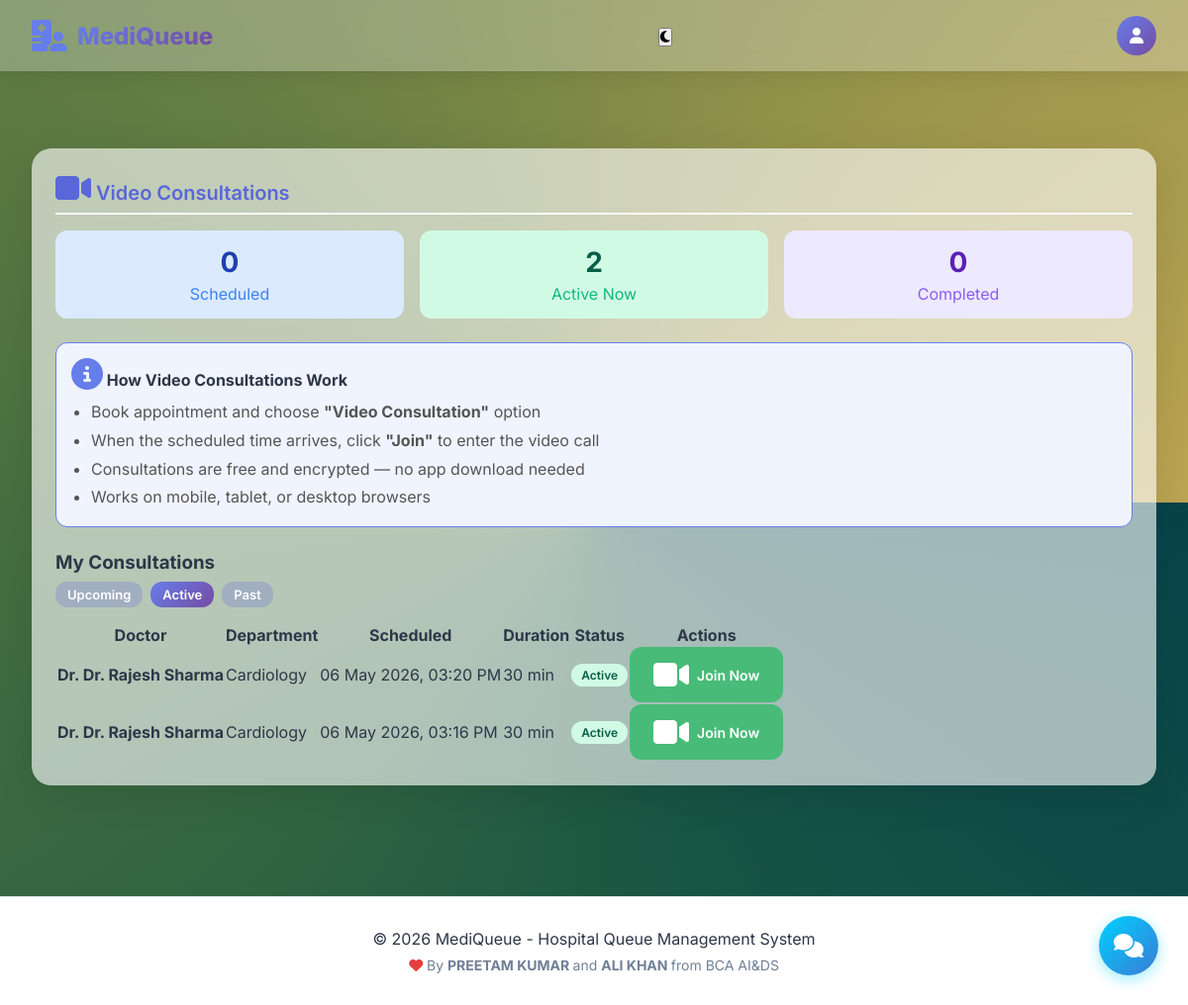
Page /patient/consultations.php?filter=active (signed in) on the committed database.
### tables this page shows
CREATE TABLE `consultations` (
  `consultation_id` int(11) NOT NULL,
  `appointment_id` int(11) NOT NULL,
  `patient_id` int(11) NOT NULL,
  `doctor_id` int(11) NOT NULL,
  `room_name` varchar(100) NOT NULL,
  `scheduled_at` datetime NOT NULL,
  `duration_minutes` int(11) DEFAULT 30,
  `status` enum('scheduled','active','completed','cancelled','missed') DEFAULT 'scheduled',
  `started_at` datetime DEFAULT NULL,
  `ended_at` datetime DEFAULT NULL,
  `notes` text DEFAULT NULL,
  `prescription_given` tinyint(1) DEFAULT 0,
  `created_at` timestamp NOT NULL DEFAULT current_timestamp()
);

CREATE TABLE `doctors` (
  `doctor_id` int(11) NOT NULL,
  `user_id` int(11) DEFAULT NULL,
  `full_name` varchar(100) NOT NULL,
  `department_id` int(11) NOT NULL,
  `specialization` varchar(100) DEFAULT NULL,
  `consultation_time` int(11) DEFAULT 10,
  `is_available` tinyint(1) DEFAULT 1,
  `created_at` timestamp NOT NULL DEFAULT current_timestamp()
);

CREATE TABLE `departments` (
  `department_id` int(11) NOT NULL,
  `department_name` varchar(100) NOT NULL,
  `created_at` timestamp NOT NULL DEFAULT current_timestamp()
);

### patient/consultations.php (the view, shortened to what this page needs)
<?php
require_once '../config/db.php';
$user_id = $_SESSION['user_id'];
$stmt = $pdo->prepare("SELECT patient_id, full_name FROM patients WHERE user_id = ? ORDER BY full_name");
$stmt->execute([$user_id]);
$my_patients = $stmt->fetchAll();
$patient_ids = array_column($my_patients, 'patient_id');
$filter = isset($_GET['filter']) ? $_GET['filter'] : 'upcoming';
if (empty($patient_ids)) {
    $consultations = [];
} else {
    $placeholders = implode(',', array_fill(0, count($patient_ids), '?'));
    if ($filter == 'upcoming') {
        $stmt = $pdo->prepare("
            SELECT c.*, d.full_name as doctor_name, dep.department_name
            FROM consultations c
            JOIN doctors d ON c.doctor_id = d.doctor_id
            LEFT JOIN departments dep ON d.department_id = dep.department_id
            WHERE c.patient_id IN ($placeholders) AND c.status = 'scheduled'
            ORDER BY c.scheduled_at ASC
        ");
        $stmt->execute($patient_ids);
        $consultations = $stmt->fetchAll();
    } elseif ($filter == 'active') {
        $stmt = $pdo->prepare("
            SELECT c.*, d.full_name as doctor_name, dep.department_name
            FROM consultations c
            JOIN doctors d ON c.doctor_id = d.doctor_id
            LEFT JOIN departments dep ON d.department_id = dep.department_id
            WHERE c.patient_id IN ($placeholders) AND c.status = 'active'
            ORDER BY c.started_at DESC
        ");
        $stmt->execute($patient_ids);
        $consultations = $stmt->fetchAll();
    }
}
$stats = [];
if (!empty($patient_ids)) {
    $placeholders = implode(',', array_fill(0, count($patient_ids), '?'));
    $stmt = $pdo->prepare("SELECT
        COUNT(CASE WHEN status='scheduled' THEN 1 END) as scheduled,
        COUNT(CASE WHEN status='active' THEN 1 END) as active,
        COUNT(CASE WHEN status='completed' THEN 1 END) as completed
        FROM consultations WHERE patient_id IN ($placeholders)");
    $stmt->execute($patient_ids);
    $stats = $stmt->fetch();
}
?>
<?php include '../includes/header.php'; ?>
<div class="box" style="margin-top: 70px;">
    <div class="box-header">
        <h2 class="box-title"><i class="fas fa-video"></i> Video Consultations</h2>
    </div>
    <div class="grid" style="grid-template-columns: repeat(3, 1fr); gap: 1rem; margin-bottom: 1.5rem;">
        <div style="background:#dbeafe;padding:15px;border-radius:12px;text-align:center;">
            <h3 style="color:#1e40af;margin:0;font-size:28px;"><?php echo $stats['scheduled'] ?? 0; ?></h3>
            <p style="margin:5px 0 0;color:#3b82f6;">Scheduled</p>
        </div>
        <div style="background:#d1fae5;padding:15px;border-radius:12px;text-align:center;">
            <h3 style="color:#065f46;margin:0;font-size:28px;"><?php echo $stats['active'] ?? 0; ?></h3>
            <p style="margin:5px 0 0;color:#10b981;">Active Now</p>
        </div>
        <div style="background:#ede9fe;padding:15px;border-radius:12px;text-align:center;">
            <h3 style="color:#5b21b6;margin:0;font-size:28px;"><?php echo $stats['completed'] ?? 0; ?></h3>
            <p style="margin:5px 0 0;color:#8b5cf6;">Completed</p>
        </div>
    </div>
    <div class="info-box" style="margin-bottom:1.5rem;background:#f0f4ff;border:1px solid #667eea;border-radius:12px;padding:15px;">
        <h4><i class="fas fa-info-circle" style="color:#667eea;"></i> How Video Consultations Work</h4>
        <ul style="margin-top:8px;padding-left:20px;color:#555;line-height:1.8;">
            <li>Book appointment and choose <strong>"Video Consultation"</strong> option</li>
            <li>When the scheduled time arrives, click <strong>"Join"</strong> to enter the video call</li>
            <li>Consultations are free and encrypted — no app download needed</li>
            <li>Works on mobile, tablet, or desktop browsers</li>
        </ul>
    </div>
    <h3 style="margin-bottom:0.5rem;">My Consultations</h3>
    <div style="margin-bottom:1rem;display:flex;gap:0.5rem;">
        <?php foreach (['upcoming','active','past'] as $f): ?>
        <a href="?filter=<?php echo $f; ?>" class="btn <?php echo $filter==$f?'btn-primary':'btn-secondary'; ?>" style="font-size:13px;padding:5px 12px;"><?php echo ucfirst($f); ?></a>
        <?php endforeach; ?>
    </div>
    <div class="table-container">
        <table>
            <thead>
                <tr><th>Doctor</th><th>Department</th><th>Scheduled</th><th>Duration</th><th>Status</th><th>Actions</th></tr>
            </thead>
            <tbody>
                <?php foreach ($consultations as $c):
                    $colors = ['scheduled'=>'info','active'=>'success','completed'=>'secondary','cancelled'=>'danger','missed'=>'warning'];
                    $can_join = ($c['status'] == 'active') || ($c['status'] == 'scheduled' && strtotime($c['scheduled_at']) <= time() + 300);
                ?>
                <tr>
                    <td><strong>Dr. <?php echo htmlspecialchars($c['doctor_name']); ?></strong></td>
                    <td><?php echo htmlspecialchars($c['department_name']); ?></td>
                    <td><?php echo date('d M Y, h:i A', strtotime($c['scheduled_at'])); ?></td>
                    <td><?php echo $c['duration_minutes']; ?> min</td>
                    <td><span class="badge badge-<?php echo $colors[$c['status']] ?? 'secondary'; ?>"><?php echo ucfirst($c['status']); ?></span></td>
                    <td>
                        <?php if ($can_join): ?>
                        <a href="consultation_room.php?id=<?php echo $c['consultation_id']; ?>" class="btn btn-sm btn-success" target="_blank">
                            <i class="fas fa-video"></i> Join Now
                        </a>
                        <?php elseif ($c['status'] == 'scheduled'): ?>
                        <span style="color:#999;font-size:13px;">Starts in <?php echo round((strtotime($c['scheduled_at']) - time()) / 60); ?> min</span>
                        <?php endif; ?>
                    </td>
                </tr>
                <?php endforeach; ?>
            </tbody>
        </table>
    </div>
</div>
<?php include '../includes/footer.php'; ?>

### assets/css/style.css (style rules this page uses)
:root { --primary: #667eea; --primary-dark: #5a67d8; --secondary: #764ba2; --success: #48bb78; --warning: #ed8936; --danger: #f56565; --dark: #2d3748; --light: #f7fafc; --gray: #a0aec0; }
* { margin: 0; padding: 0; box-sizing: border-box; }
body { font-family: 'Inter', sans-serif; background: conic-gradient(from 90deg, #07444a 0.000deg, #1c5842 90.000deg, #477040 180.000deg, #808a46 270.000deg, #bca552 360.000deg); min-height: 100vh; background-repeat: repeat; background-size: auto 100%; color: var(--dark); }
.btn { padding: 0.75rem 1.5rem; border: none; border-radius: 12px; font-weight: 600; cursor: pointer; transition: all 0.3s; display: inline-flex; align-items: center; gap: 0.5rem; text-decoration: none; font-size: 0.875rem; }
.btn-primary { background: linear-gradient(135deg, #667eea, #764ba2); color: white; }
.btn-success { background: #48bb78; color: white; }
.btn-secondary { background: #a0aec0; color: white; }
.grid { display: grid; grid-template-columns: repeat(auto-fit, minmax(300px, 1fr)); gap: 1.5rem; }
.table-container { overflow-x: auto; }
.badge { display: inline-block; padding: 0.25rem 0.75rem; border-radius: 50px; font-size: 0.75rem; font-weight: 600; }
.badge-success { background: #c6f6d5; color: #22543d; }
.box { background: rgba(255, 255, 255, 0.619); border-radius: 20px; padding: 1.5rem; box-shadow: 0 10px 40px rgba(0, 0, 0, 0.1); transition: transform 0.3s, box-shadow 0.3s; margin-bottom: 2rem; }
.box-header { display: flex; justify-content: space-between; align-items: center; margin-bottom: 1rem; padding-bottom: 0.5rem; border-bottom: 2px solid var(--light); }
.box-title { font-size: 1.25rem; font-weight: 600; color: var(--primary-dark); }
.box i { font-size:2rem; }
.btn { padding: 0.75rem 1.5rem; border: none; border-radius: 12px; font-weight: 600; cursor: pointer; transition: all 0.3s; font-size: 0.875rem; display: inline-flex; align-items: center; gap: 0.5rem; text-decoration: none; }
.btn-primary { background: linear-gradient(135deg, var(--primary), var(--secondary)); color: white; }
.btn-success { background: var(--success); color: white; }
.btn-secondary { background: var(--gray); color: white; }
.info-box { background: var(--light); margin-top: 1.5rem; border-radius: 12px; padding: 1rem; }
* { scrollbar-width: thin; scrollbar-color: var(--gray) var(--light); }

### patient/consultations.php (style rules this page uses)
.badge { padding:4px 10px;border-radius:12px;font-size:12px;font-weight:600;display:inline-block; }
.badge-success { background:#d1fae5;color:#065f46; }

### rows in the picture
consultations: doctor.full_name "Dr. Rajesh Sharma", departments.department_name "Cardiology", scheduled_at "06 May 2026, 03:20 PM", duration_minutes "30", status "Active"
consultations: doctor.full_name "Dr. Rajesh Sharma", departments.department_name "Cardiology", scheduled_at "06 May 2026, 03:16 PM", duration_minutes "30", status "Active"

### other values in the picture
$stats['scheduled'] "0"
$stats['active'] "2"
$stats['completed'] "0"
$f "Upcoming"
$f "Active"
$f "Past"
